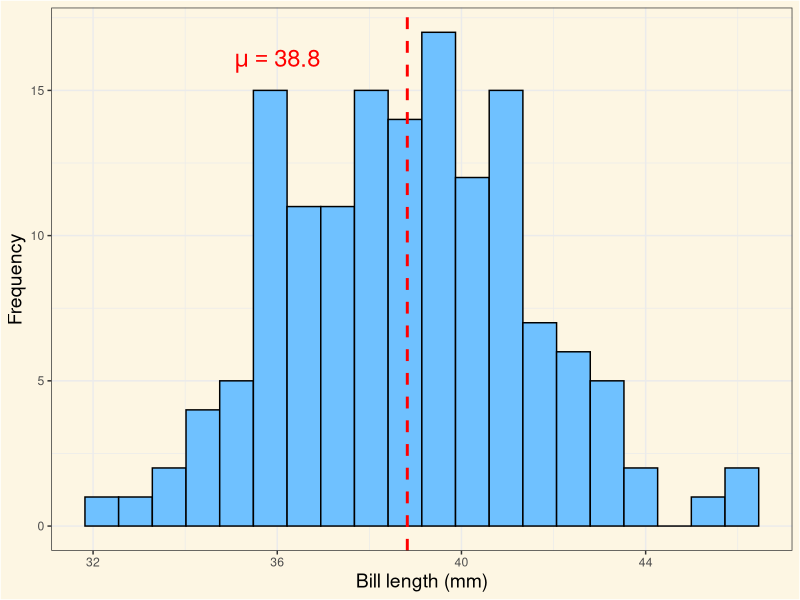
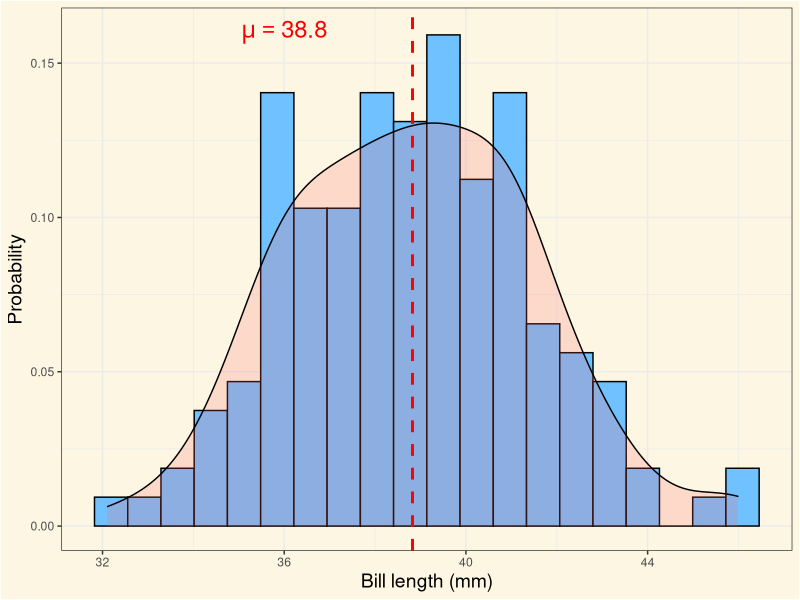
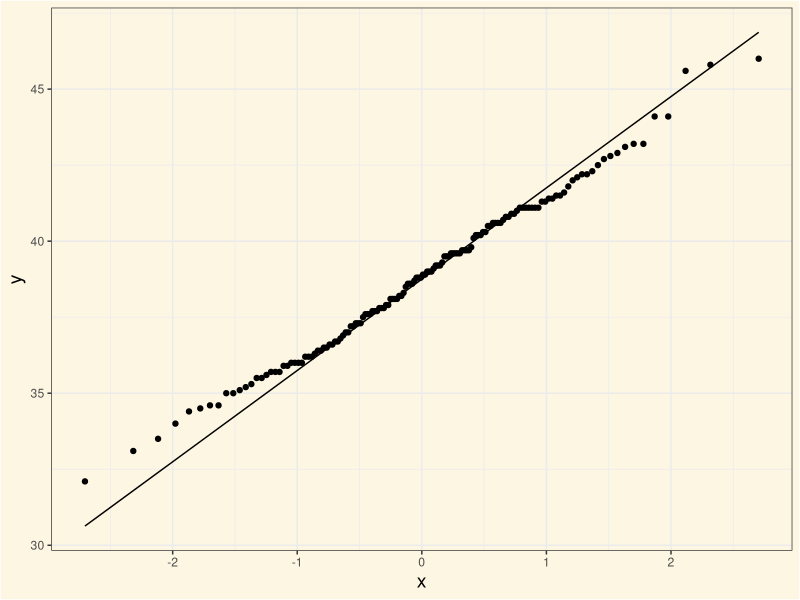
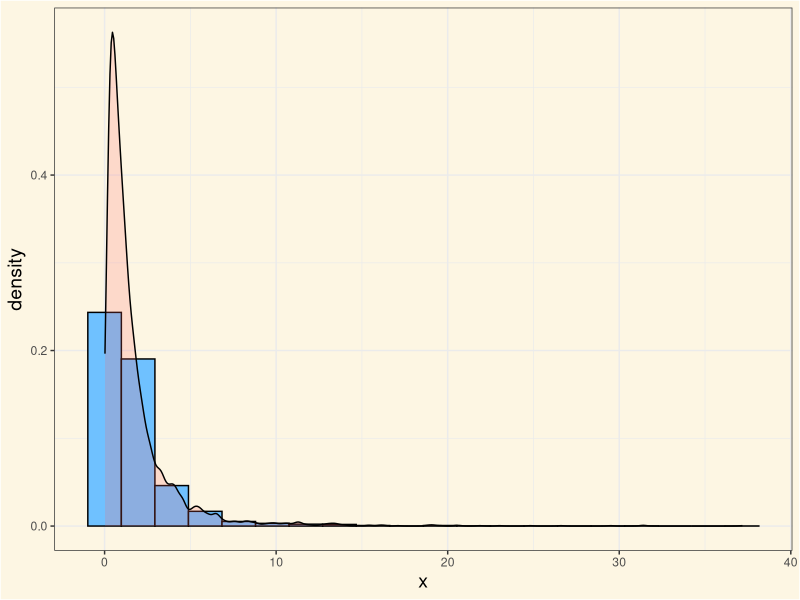
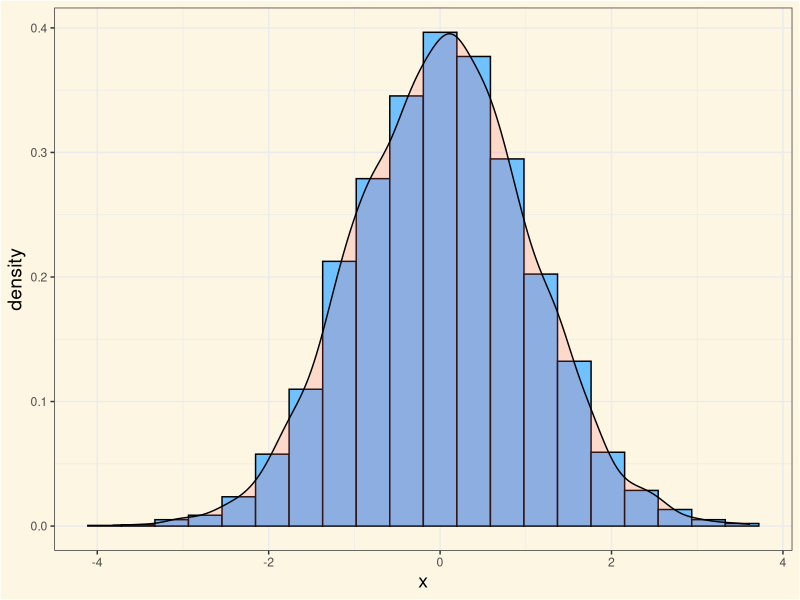
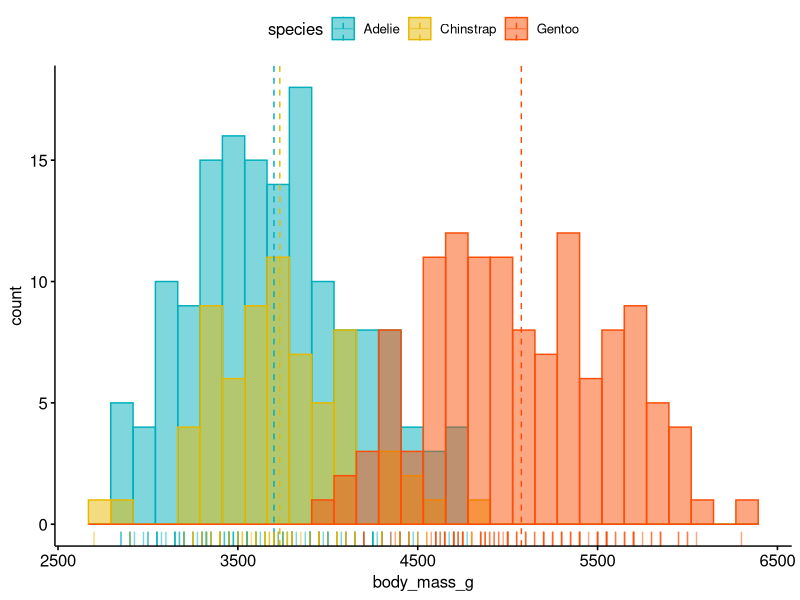
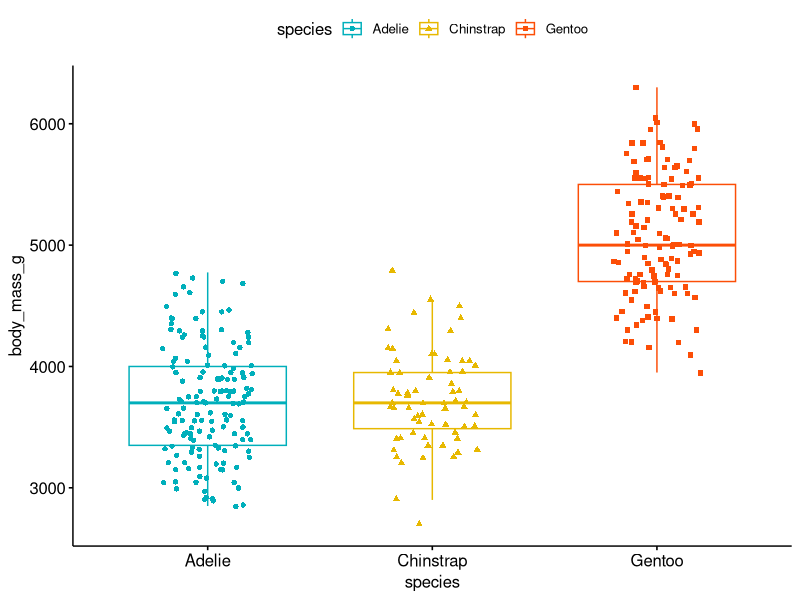
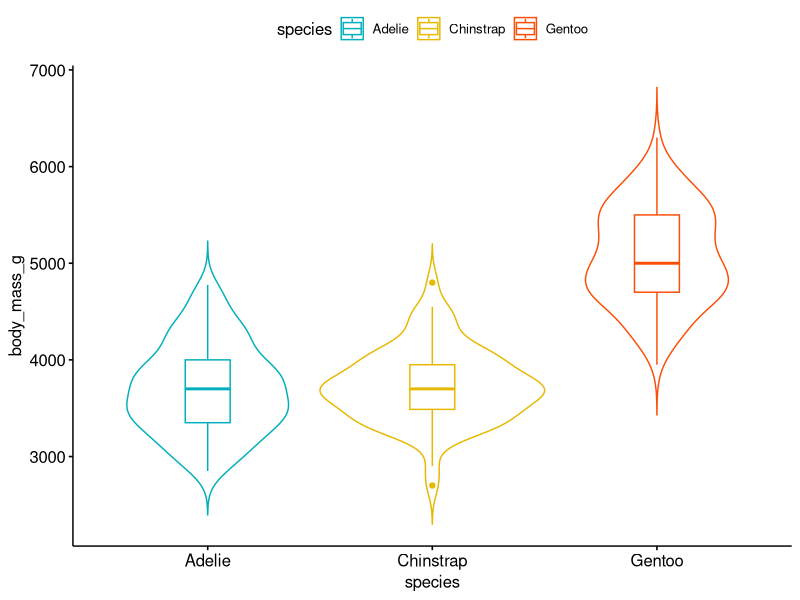

Write the R code that produced these figures, in order.
## ---- chunk 1
#| label: theme-set
#| eval: true
library(tidyverse)
library(palmerpenguins)

simple_theme <- theme_bw() +
    theme(
        plot.background = element_rect(fill = "#FDF6E3"),
        panel.background = element_rect(fill = "#FDF6E3"),
        legend.background = element_rect(fill = "#FDF6E3"),
        legend.position = "top",
        axis.title = element_text(size = 14),
        
    )

theme_set(simple_theme)
## ---- chunk 2
#| label: 01-normality
#| eval: true
#| layout-ncol: 2
#| fig-align: center
#| code-fold: true

adelie  <- penguins |> 
  filter(species == "Adelie") |> 
  drop_na()

#Frequency plot
ggplot(adelie, aes(bill_length_mm)) + 
  geom_histogram(color = "black", fill = "#6FC1FF", bins = 20) +
  geom_vline(
    aes(xintercept = mean(bill_length_mm, na.rm = TRUE)), 
    color="red", 
    linetype="dashed", 
    size=1
    ) +
  labs(
    x = "Bill length (mm)",
    y = "Frequency"
  ) +
  annotate(
    "text", label = expression("mu == 38.8"), parse = TRUE,
    x = 36, y = 16, size = 6, colour = "red"
  )

# Density plot
ggplot(adelie, aes(bill_length_mm)) + 
  geom_histogram(aes(y = ..density..), bins = 20, color = "black", fill = "#6FC1FF") + 
  geom_density(alpha=.2, fill="#FF6666") +
  geom_vline(
    aes(xintercept = mean(bill_length_mm, na.rm = TRUE)), 
    color="red", 
    linetype="dashed", 
    size=1
    ) +
  labs(
    x = "Bill length (mm)",
    y = "Probability"
  ) +
  annotate(
    "text", label = expression("mu == 38.8"), parse = TRUE,
    x = 36, y = 0.16, size = 6, colour = "red"
  ) 
## ---- chunk 3
#| label: qqplot-body
#| echo: true
#| eval: true
#| fig-align: center
ggplot(adelie, aes(sample = bill_length_mm)) +
    geom_qq() +
    geom_qq_line()
## ---- chunk 4
#| label: shapiro
#| echo: true
#| eval: true
#| fig-align: center
shapiro.test(adelie$bill_length_mm)
## ---- chunk 5
#| label: lognomals
#| eval: true
#| fig-align: center
#| code-fold: true
#| layout-ncol: 2
#| 
lognormal  <-  data.frame(x = rlnorm(5000, meanlog = 0, sdlog = 1))

ggplot(lognormal, aes(x = x)) +
  geom_histogram(aes(y = after_stat(density)), color = "black", fill = "#6FC1FF", bins = 20) +
  geom_density(alpha=.2, fill="#FF6666")

#Now transform the original log-normal data
normal  <- log(lognormal)

ggplot(normal, aes(x = x)) +
  geom_histogram(aes(y = after_stat(density)), color = "black", fill = "#6FC1FF", bins = 20) +
  geom_density(alpha=.2, fill="#FF6666")
## ---- chunk 6
#| echo: true
library(ggpubr)
## ---- chunk 7
#| label: histogram
#| echo: true
#| eval: true
#| fig-align: center
#| output-location: column-fragment
gghistogram(penguins,
    x = "body_mass_g",
    add = "mean", 
    rug = TRUE,
    color = "species", 
    fill = "species",
    palette = c(
        "#00AFBB", 
        "#E7B800", 
        "#FC4E07"
    )
)
## ---- chunk 8
#| label: boxplot
#| echo: true
#| eval: true
#| fig-align: center
#| output-location: column-fragment
ggboxplot(penguins,
    x = "species", 
    y = "body_mass_g",
    color = "species",
    add = "jitter", 
    shape = "species",
    palette = c(
        "#00AFBB", 
        "#E7B800", 
        "#FC4E07"
    )
)
## ---- chunk 9
#| label: violinplot
#| echo: true
#| eval: true
#| fig-align: center
#| output-location: column-fragment
ggviolin(penguins,
    x = "species", 
    y = "body_mass_g",
    color = "species",
    shape = "species",
    add = "boxplot", 
    palette = c(
        "#00AFBB", 
        "#E7B800", 
        "#FC4E07"
    )
)
## ---- chunk 10
#| label: scatterplot
#| echo: true
#| eval: true
#| fig-align: center
#| output-location: column-fragment
ggscatter(penguins,
    x = "bill_length_mm",
    y = "body_mass_g",
    color = "black", 
    shape = 21, 
    size = 3,
    add = "reg.line", 
    conf.int = TRUE, 
    cor.coef = TRUE,
        add.params = list(
        color = "blue", 
        fill = "lightgray"
        ),
    cor.coeff.args = list(
        method = "pearson", 
        label.x = 30, 
        label.sep = "\n"
        )
)

